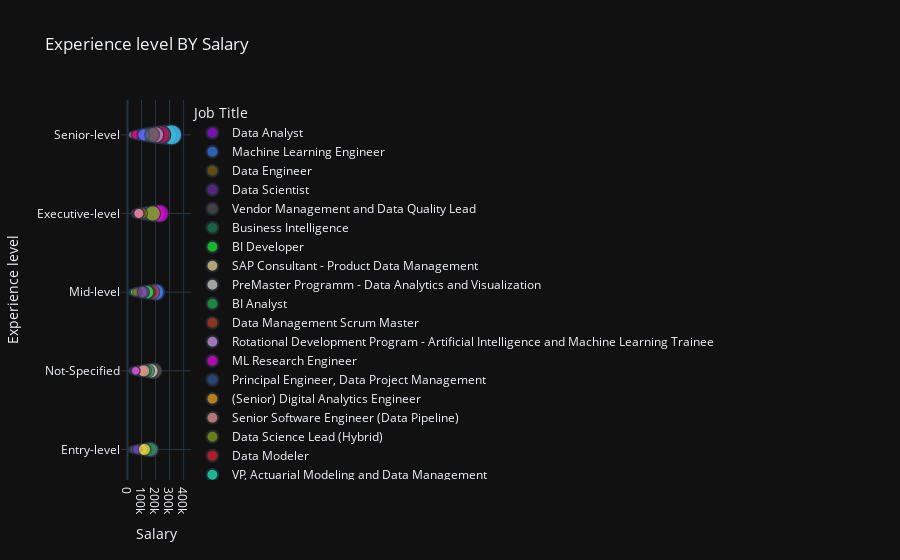

Notebook source saved alongside this figure:
### Markdown cell above
### <div style="text-align:center"> <h1>Bivariate Analysis</h1></div>

### Code cell
px.scatter(df, x = 'Salary', y = 'Experience level', size = 'Salary', hover_name = 'Job Title', color = 'Job Title', 
           color_discrete_sequence=px.colors.qualitative.Alphabet, template = 'plotly_dark', 
           title = 'Experience level BY Salary').update_yaxes(categoryarray = ['Entry-level', 'Not-Specified', 'Mid-level', 'Executive-level','Senior-level',])
